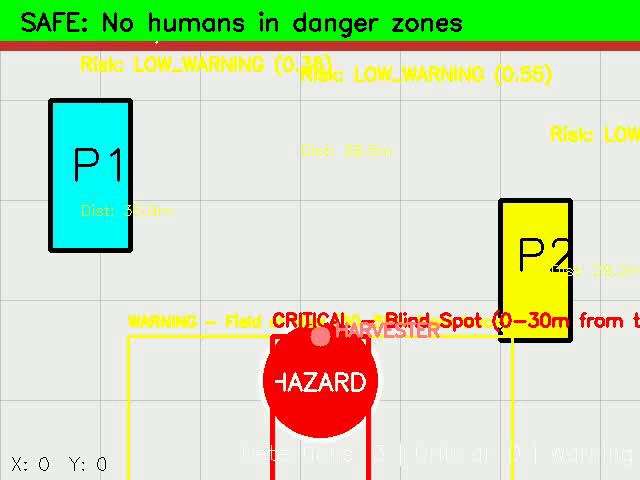
#> input picture frame_00.png, 640 x 480 px
$ python -i preprocessing.py   (imports and definitions only)
#> lines starting #> are read from the running program, lines starting #| are printed output that depends on the picture
#> further down, picture is the input picture: shape (480, 640, 3); mean B, G, R 183.4, 219.4, 203.2
import cv2
import numpy as np
import logging

class ImagePreprocessor:
    """
    Preprocessing pipeline for agricultural environments.
    Improves detection under dust, shadows, low-light.
    """
    def __init__(self, enable_clahe=True, enable_blur=True, enable_brightness_norm=True):
        self.enable_clahe = enable_clahe
        self.enable_blur = enable_blur
        self.enable_brightness_norm = enable_brightness_norm
        logging.info("Image preprocessor initialized")

    def preprocess(self, image):
        """
        Apply preprocessing pipeline.

        Args:
            image (numpy array): BGR image.

        Returns:
            numpy array: Preprocessed image.
        """
        processed = image.copy()

        # Brightness normalization
        if self.enable_brightness_norm:
            processed = self._normalize_brightness(processed)

        # Contrast enhancement (CLAHE)
        if self.enable_clahe:
            processed = self._apply_clahe(processed)

        # Noise reduction (Gaussian blur)
        if self.enable_blur:
            processed = self._apply_gaussian_blur(processed)

        return processed

    def _normalize_brightness(self, image):
        """
        Normalize brightness using histogram equalization.
        """
        # Convert to LAB color space
        lab = cv2.cvtColor(image, cv2.COLOR_BGR2LAB)
#> lab: shape (480, 640, 3); mean of channels 0, 1, 2 223.5, 121.3, 143.8
        l, a, b = cv2.split(lab)
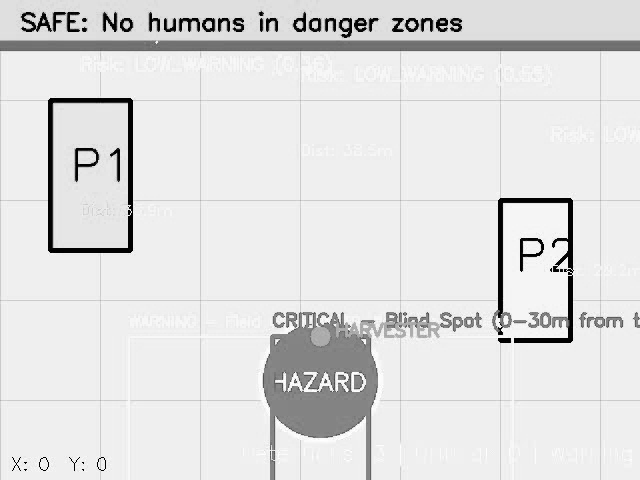
#> l: shape (480, 640); min 0, max 255, mean 223.5
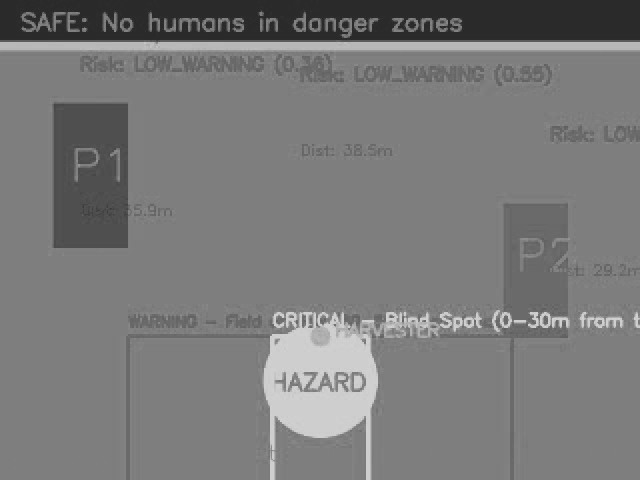
#> a: shape (480, 640); min 42, max 208, mean 121.3
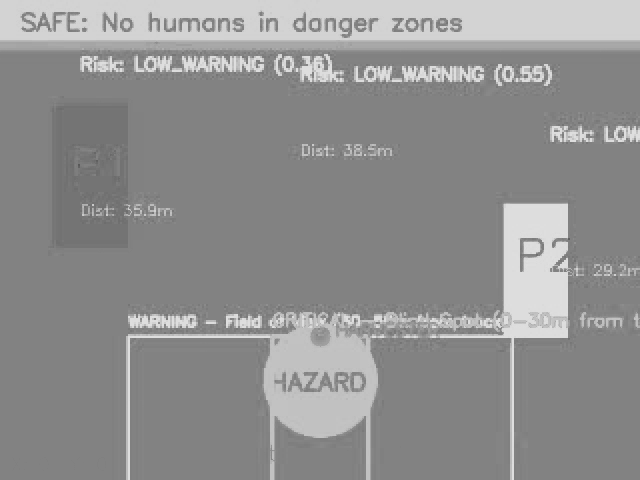
#> b: shape (480, 640); min 88, max 223, mean 143.8

        # Apply CLAHE to L channel
        clahe = cv2.createCLAHE(clipLimit=3.0, tileGridSize=(8, 8))
        l = clahe.apply(l)
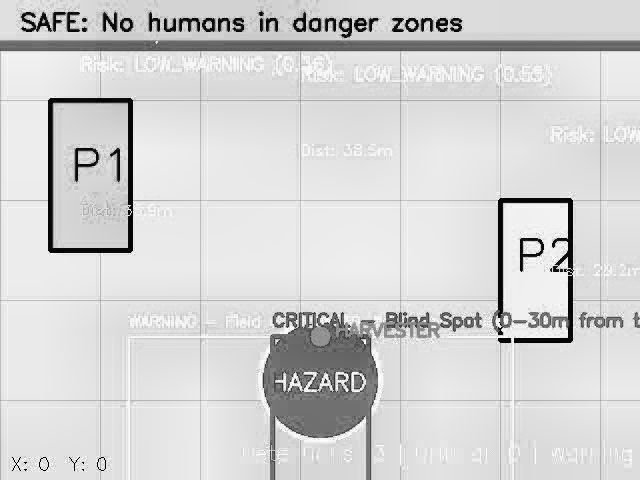
#> l: shape (480, 640); min 2, max 255, mean 211.9

        # Merge and convert back
        lab = cv2.merge([l, a, b])
#> lab: shape (480, 640, 3); mean of channels 0, 1, 2 211.9, 121.3, 143.8
        return cv2.cvtColor(lab, cv2.COLOR_LAB2BGR)
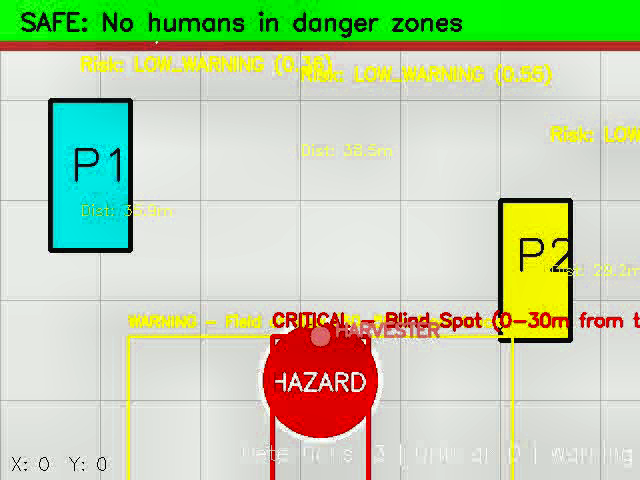
#> returned value: shape (480, 640, 3); mean B, G, R 172.8, 207.9, 191.1

    def _apply_clahe(self, image):
        """
        Apply CLAHE for contrast enhancement.
        """
        # Convert to LAB
        lab = cv2.cvtColor(image, cv2.COLOR_BGR2LAB)
#> lab: shape (480, 640, 3); mean of channels 0, 1, 2 212.2, 121.4, 143.4
        l, a, b = cv2.split(lab)

        # CLAHE on L channel
        clahe = cv2.createCLAHE(clipLimit=2.0, tileGridSize=(8, 8))
        l = clahe.apply(l)
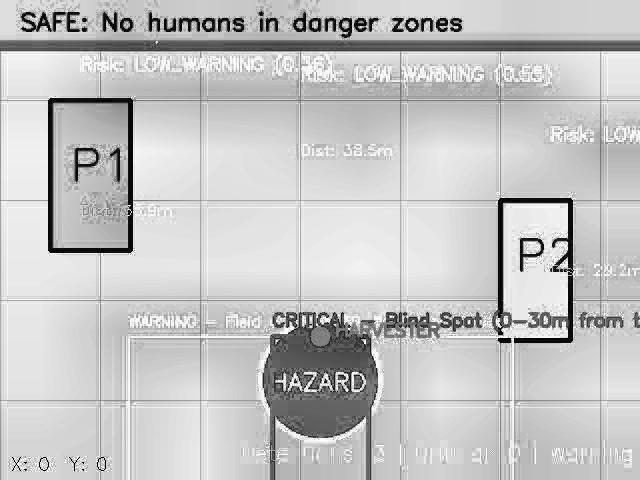
#> l: shape (480, 640); min 2, max 255, mean 196.7

        # Merge
        lab = cv2.merge([l, a, b])
#> lab: shape (480, 640, 3); mean of channels 0, 1, 2 196.7, 121.4, 143.4
        return cv2.cvtColor(lab, cv2.COLOR_LAB2BGR)
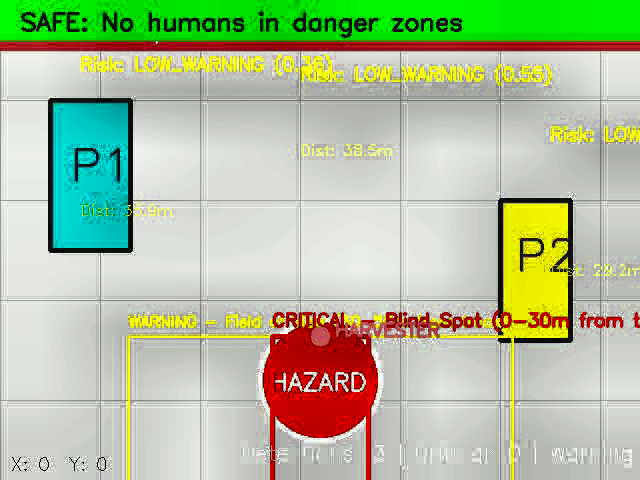
#> returned value: shape (480, 640, 3); mean B, G, R 158.3, 191.8, 175.8

    def _apply_gaussian_blur(self, image, ksize=(3, 3), sigma=0.5):
        """
        Apply Gaussian blur for noise reduction.
        """
#> called with ksize = (3, 3), sigma = 0.5
        return cv2.GaussianBlur(image, ksize, sigma)

>>> import cv2
>>> picture = cv2.imread('frame_00.png')
>>> result = ImagePreprocessor().preprocess(picture)

$ run again, on frame_08.png
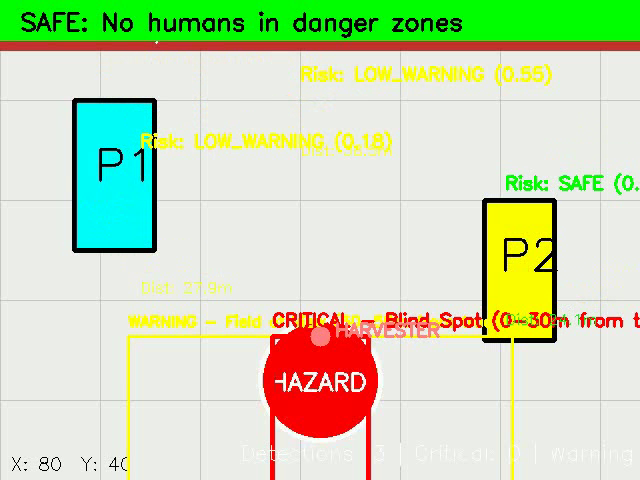
#> input picture frame_08.png, 640 x 480 px
#> picture is the input picture: shape (480, 640, 3); mean B, G, R 183.3, 219.5, 202.3
#> in _normalize_brightness, `l, a, b = cv2.split(lab)`:
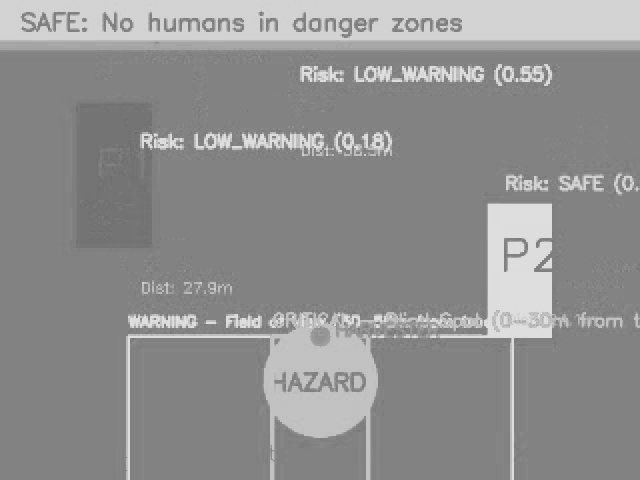
#> b: shape (480, 640); min 106, max 223, mean 143.8
#> in _apply_clahe, `return cv2.cvtColor(lab, cv2.COLOR_LAB2BGR)`:
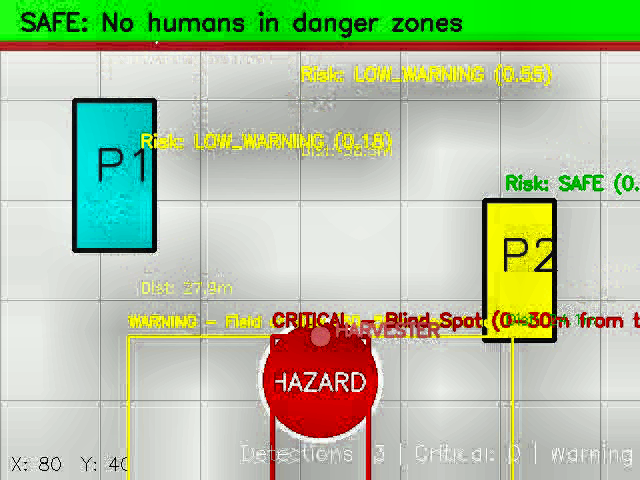
#> returned value: shape (480, 640, 3); mean B, G, R 160.3, 194.3, 177

$ run again, on frame_16.png
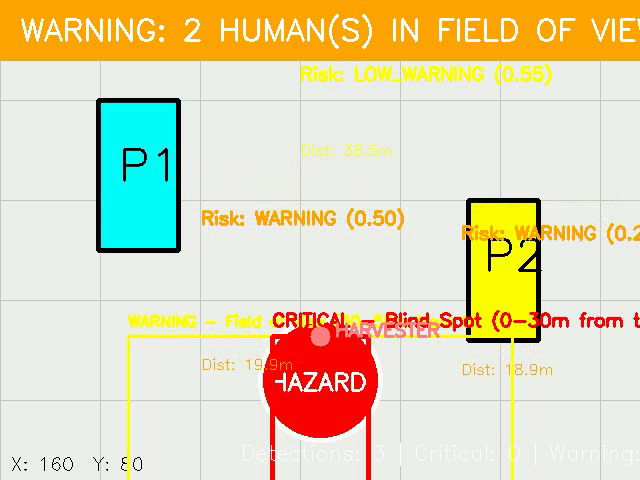
#> input picture frame_16.png, 640 x 480 px
#> picture is the input picture: shape (480, 640, 3); mean B, G, R 181.1, 215.3, 225.8
#> in _normalize_brightness, `l, a, b = cv2.split(lab)`:
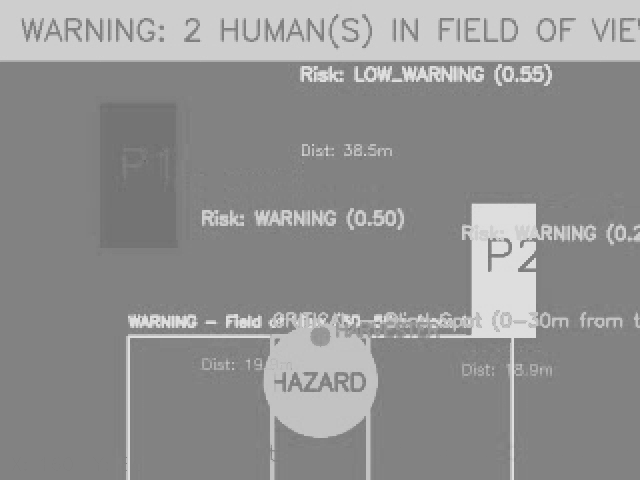
#> b: shape (480, 640); min 102, max 223, mean 145.4
#> in _apply_clahe, `return cv2.cvtColor(lab, cv2.COLOR_LAB2BGR)`:
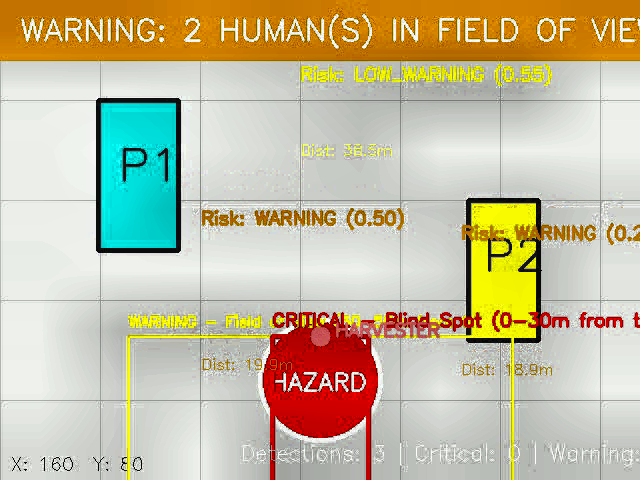
#> returned value: shape (480, 640, 3); mean B, G, R 161, 189.9, 197.5
